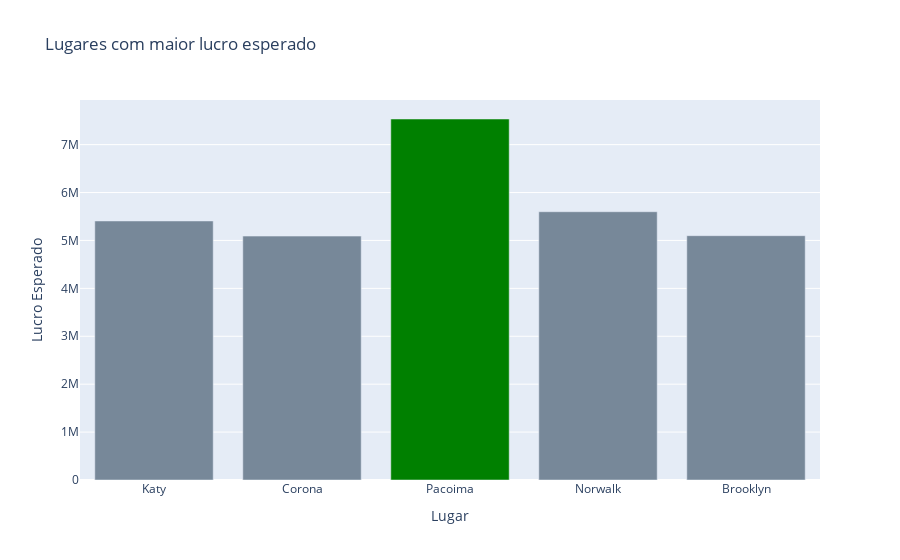

The notebook cell this image was saved under:
### Code cell
#Gráfico de barras top 5

top_5_nomes = pd.merge(top_5, us_post[['postal_code', 'place_name']], how='right', left_on=['Zipcode'], right_on=['postal_code'])
top_5_nomes = top_5_nomes.dropna()
top_5_nomes = top_5_nomes.drop(columns=['postal_code', 'Zipcode', 'latitude', 'longitude'])

top_5_nomes

colors = ['lightslategray'] * 5
colors[2] = 'green'
fig5=go.Figure(data=[go.Bar(
    x=top_5_nomes['place_name'],
    y=top_5_nomes['lucro_esperado'],
    marker_color=colors
)])
fig5.update_layout(title_text='Lugares com maior lucro esperado')
fig5.update_xaxes(title_text='Lugar')
fig5.update_yaxes(title_text='Lucro Esperado')
fig5

### Figure 1 — Plotly figure (JSON) as saved in the notebook; plotly's stock layout.template omitted (floating-point values rounded to 4 significant figures)
{"data": [{"marker": {"color": ["lightslategray", "lightslategray", "green", "lightslategray", "lightslategray"]}, "type": "bar", "x": ["Katy", "Corona", "Pacoima", "Norwalk", "Brooklyn"], "y": [5407000.0, 5091000.0, 7535000.0, 5600000.0, 5100000.0]}], "layout": {"autosize": true, "title": {"text": "Lugares com maior lucro esperado"}, "xaxis": {"autorange": true, "range": [-0.5, 4.5], "title": {"text": "Lugar"}, "type": "category"}, "yaxis": {"autorange": true, "range": [0, 7932000.0], "title": {"text": "Lucro Esperado"}, "type": "linear"}}}
